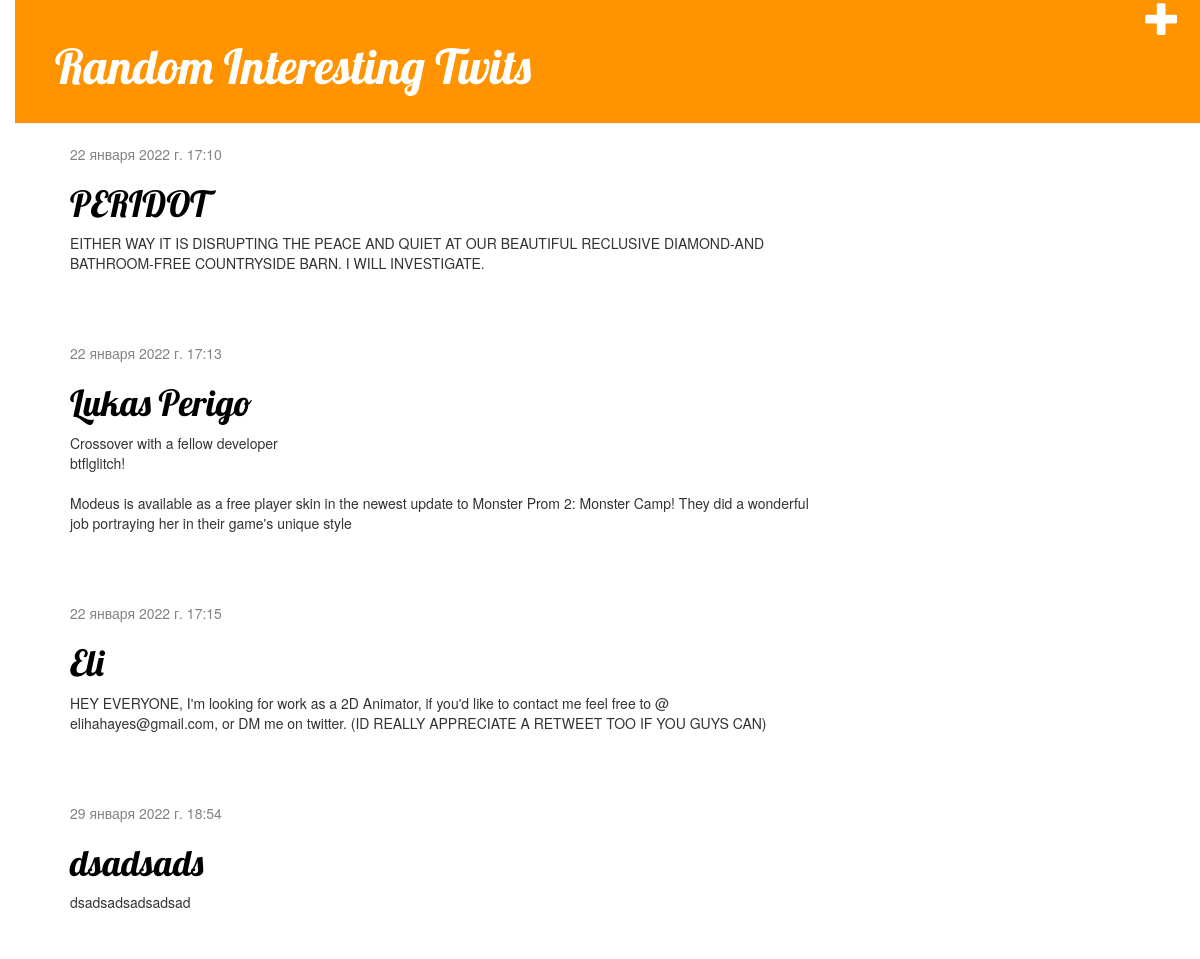
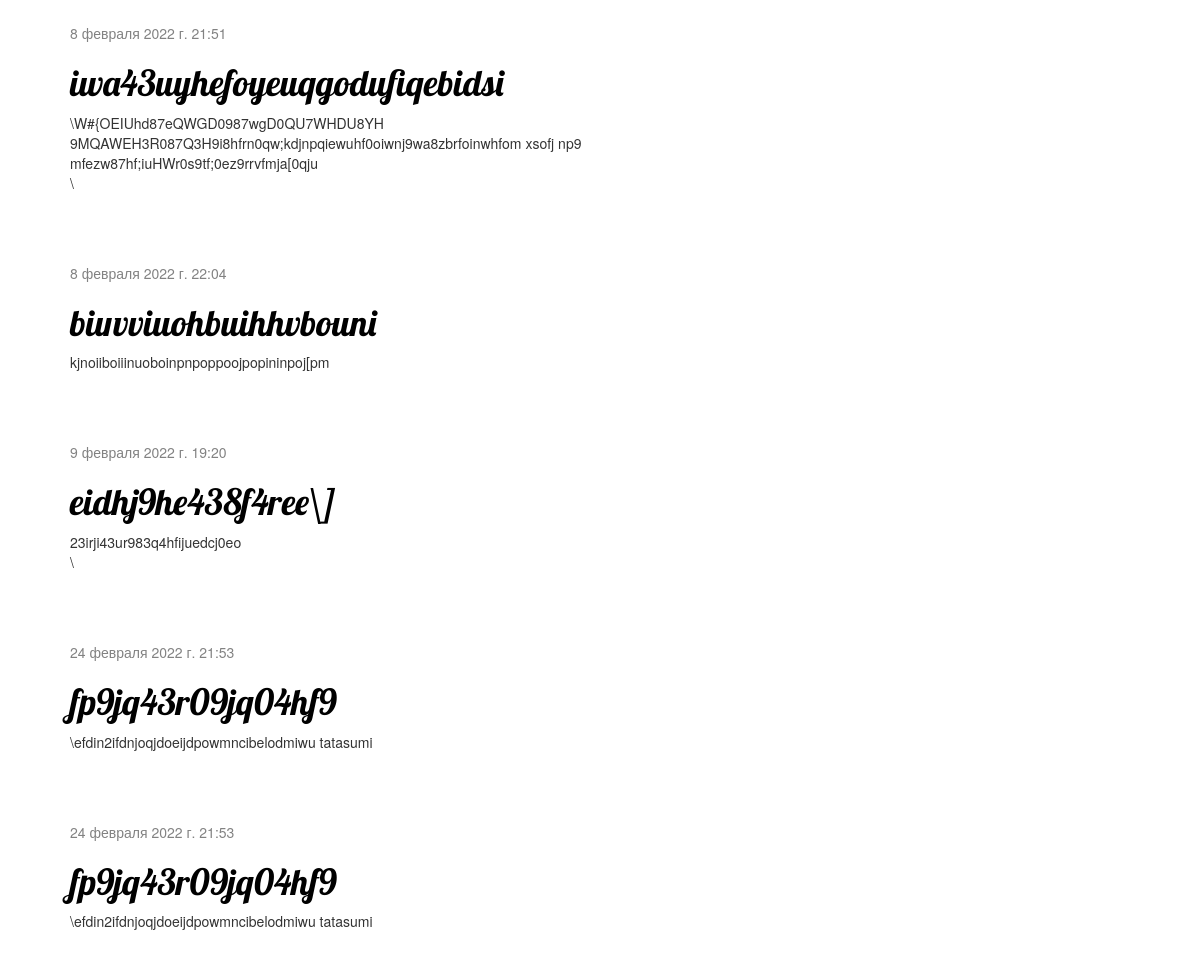
The page / on the database its author committed (2 pictures, top to bottom).
### examtaker/models.py (models this page shows, shortened)
class Post(models.Model):
    author = models.ForeignKey(settings.AUTH_USER_MODEL, on_delete=models.CASCADE)
    title = models.CharField(max_length=200)
    text = models.TextField()
    created_date = models.DateTimeField(default=timezone.now)
    published_date = models.DateTimeField(blank=True, null=True)

### examtaker/views.py (the view)
# urls.py: path('', views.post_list, name='post_list'),
def post_list(request) :
    posts = Post.objects.filter(published_date__lte=timezone.now()).order_by('published_date')
    return render(request, 'examtaker/post_list.html', {'posts':posts})

### examtaker/templates/examtaker/post_list.html
{% extends 'examtaker/base.html' %}
{% block content %}
    {% for post in posts %}
        <div class="post">
            <div class="date">
                {{ post.published_date }}
            </div>
            <h1><a href="{% url 'post_detail' pk=post.pk %}">{{ post.title }}</a></h1>
            <p>{{ post.text|linebreaksbr }}</p>
        </div>
    {% endfor %}
{% endblock %}

### examtaker/templates/examtaker/base.html (shortened to what this page needs)
{% load static %}
<html>
    <head>
        <link rel="stylesheet" href="//maxcdn.bootstrapcdn.com/bootstrap/3.2.0/css/bootstrap.min.css">
        <link rel="stylesheet" href="//maxcdn.bootstrapcdn.com/bootstrap/3.2.0/css/bootstrap-theme.min.css">
        <link rel="stylesheet" href="{% static 'examtaker/css/examtaker.css' %}">
    </head>
    <body>
        <body>
            <a href="{% url 'post_new' %}" class="top-menu"><span class="glyphicon glyphicon-plus"></span></a>
            <div class="page-header">
                <h1><a href="/">Random Interesting Twits</a></h1>
            </div>
            <div class="content container">
                <div class="row">
                    <div class="col-md-8">
                    {% block content %}
                    {% endblock %}
                    </div>
                </div>
            </div>
        </body>
</html>

### examtaker/static/examtaker/css/examtaker.css (style rules this page uses)
h1 a { color: #FCA205; }
body { padding-left: 15px; }
h1 a { color: #FCA205; font-family: 'Lobster'; }
.page-header { background-color: #ff9400; margin-top: 0; padding: 20px 20px 20px 40px; }
.page-header h1, .page-header h1 a, .page-header h1 a:visited, .page-header h1 a:active { color: #ffffff; font-size: 36pt; text-decoration: none; }
.content { margin-left: 40px; }
h1, h2, h3, h4 { font-family: 'Lobster', cursive; }
.date { color: #828282; }
.top-menu, .top-menu:hover, .top-menu:visited { color: #ffffff; float: right; font-size: 26pt; margin-right: 20px; }
.post { margin-bottom: 70px; }
.post h1 a, .post h1 a:visited { color: #000000; }

### rows shown on the page
Post: published_date "22 января 2022 г. 17:10", title "PERIDOT", text "EITHER WAY IT IS DISRUPTING THE PEACE AND QUIET AT OUR BEAUTIFUL RECLUSIVE DIAMOND-AND BATHROOM-FREE COUNTRYSIDE BARN. I WILL INVESTIGATE."
Post: published_date "22 января 2022 г. 17:13", title "Lukas Perigo", text "Crossover with a fellow developer btflglitch! Modeus is available as a free player skin in the newest update to Monster Prom 2: Monster Camp! They did a wonderful job portraying her in their game's unique style"
Post: published_date "22 января 2022 г. 17:15", title "Eli", text "HEY EVERYONE, I'm looking for work as a 2D Animator, if you'd like to contact me feel free to @ elihahayes@gmail.com, or DM me on twitter. (ID REALLY APPRECIATE A RETWEET TOO IF YOU GUYS CAN)"
Post: published_date "29 января 2022 г. 18:54", title "dsadsads", text "dsadsadsadsadsad"
Post: published_date "8 февраля 2022 г. 21:51", title "iwa43uyhefoyeuqgodufiqebidsi", text "\\W#{OEIUhd87eQWGD0987wgD0QU7WHDU8YH 9MQAWEH3R087Q3H9i8hfrn0qw;kdjnpqiewuhf0oiwnj9wa8zbrfoinwhfom xsofj np9 mfezw87hf;iuHWr0s9tf;0ez9rrvfmja[0qju \\"
Post: published_date "8 февраля 2022 г. 22:04", title "biuvviuohbuihhvbouni", text "kjnoiiboiiinuoboinpnpoppoojpopininpoj[pm"
Post: published_date "9 февраля 2022 г. 19:20", title "eidhj9he438f4ree\\]", text "23irji43ur983q4hfijuedcj0eo \\"
Post: published_date "24 февраля 2022 г. 21:53", title "fp9jq43r09jq04hf9", text "\\efdin2ifdnjoqjdoeijdpowmncibelodmiwu tatasumi"
Post: published_date "24 февраля 2022 г. 21:53", title "fp9jq43r09jq04hf9", text "\\efdin2ifdnjoqjdoeijdpowmncibelodmiwu tatasumi"
